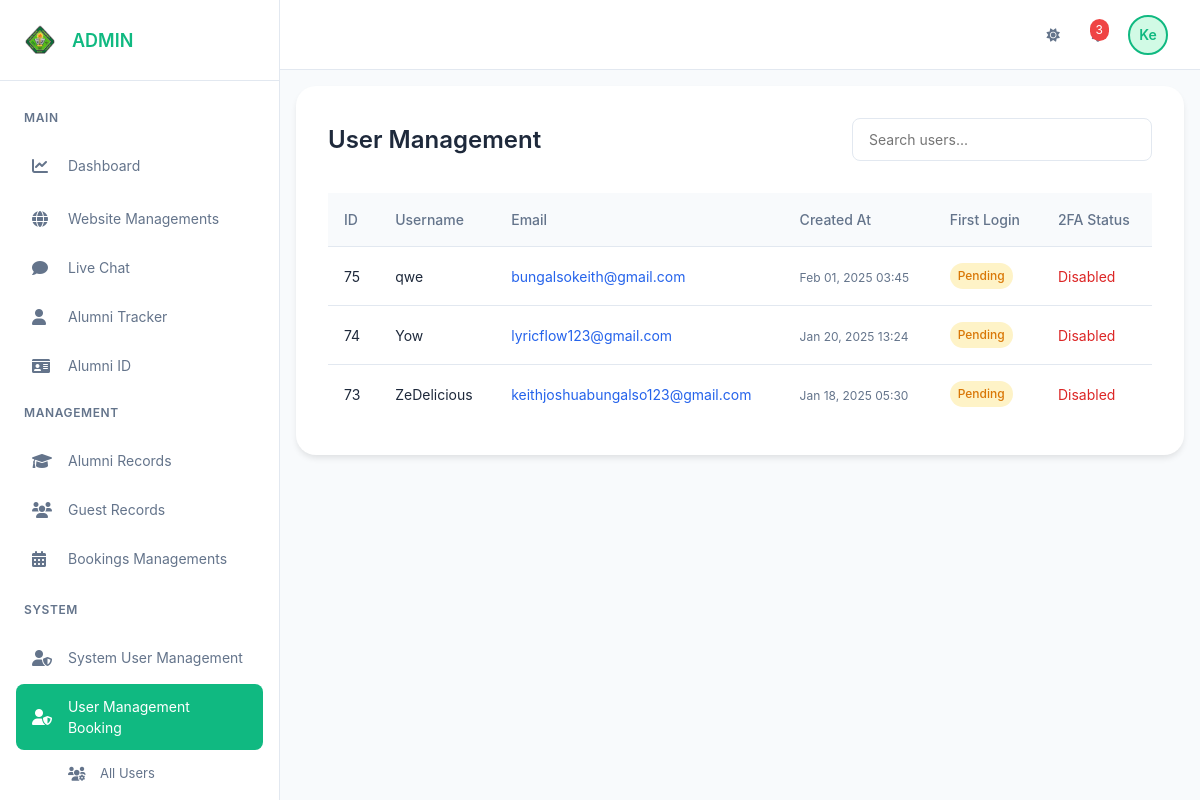
The page /Dashboard.php?section=all-users-bookings (signed in) on the database as committed earlier.
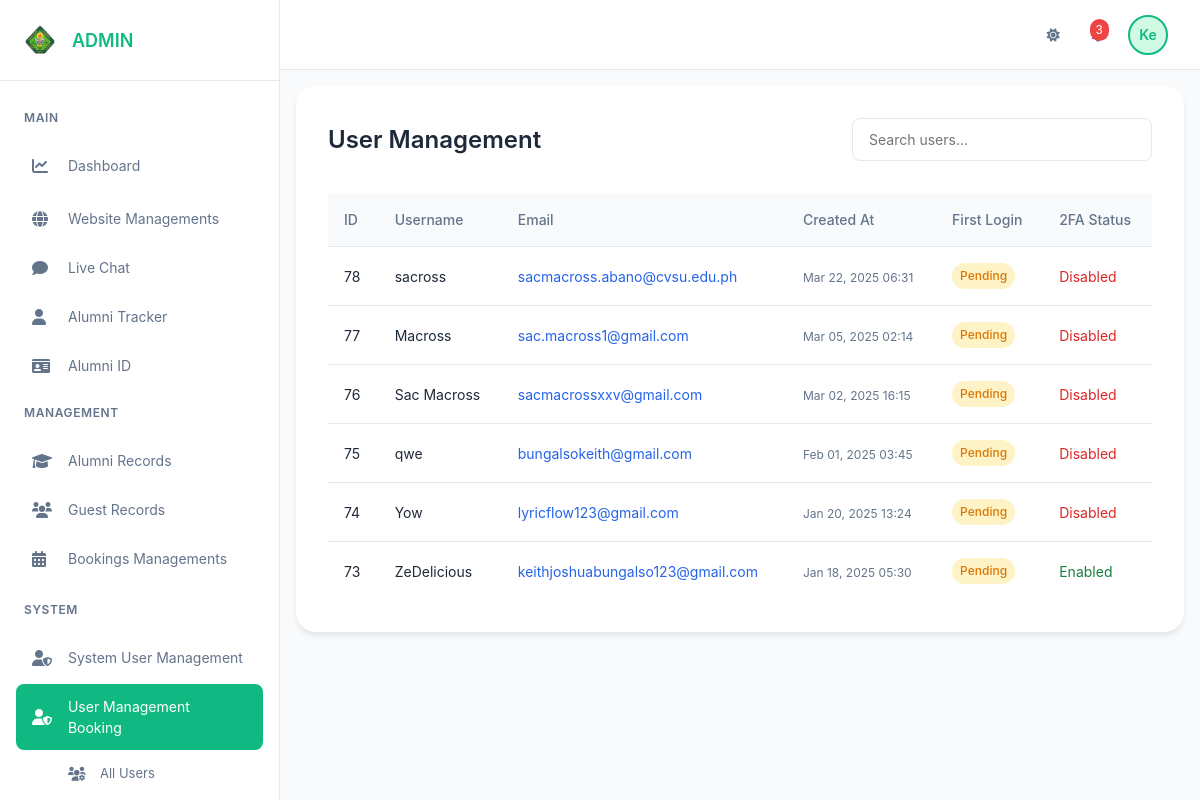
The same page on the database as committed later.
### tables this page shows
CREATE TABLE `users` (
  `id` int(11) NOT NULL,
  `username` varchar(50) NOT NULL,
  `email` varchar(100) NOT NULL,
  `password` varchar(255) NOT NULL,
  `created_at` timestamp NOT NULL DEFAULT current_timestamp(),
  `first_login` tinyint(1) DEFAULT 1,
  `session_token` varchar(255) DEFAULT NULL,
  `two_factor_auth` tinyint(1) DEFAULT 0
);

### admin/users/all-user.php (the view, shortened to what this page needs)
<?php
require_once 'main_db.php';
$sql = "SELECT `id`, `username`, `email`, `password`, `created_at`,
        `first_login`, `session_token`, `two_factor_auth`
        FROM `users` ORDER BY created_at DESC";
$result = $mysqli->query($sql);
?>
<!DOCTYPE html>
<html lang="en">
<head>
</head>
<body>
    <div class="umain-container">
        <div class="usr-header">
            <h1 class="usr-title">User Management</h1>
            <input type="text" class="usr-search" id="userSearch" placeholder="Search users...">
        </div>
        <table class="usr-table">
            <thead>
                <tr>
                    <th>ID</th>
                    <th>Username</th>
                    <th>Email</th>
                    <th>Created At</th>
                    <th>First Login</th>
                    <th>2FA Status</th>
                </tr>
            </thead>
            <tbody>
                <?php if ($result && $result->num_rows > 0): ?>
                    <?php while ($row = $result->fetch_assoc()): ?>
                        <tr>
                            <td><?php echo htmlspecialchars($row['id']); ?></td>
                            <td><?php echo htmlspecialchars($row['username']); ?></td>
                            <td>
                                <a href="mailto:<?php echo htmlspecialchars($row['email']); ?>" class="usr-email">
                                    <?php echo htmlspecialchars($row['email']); ?>
                                </a>
                            </td>
                            <td>
                                <span class="usr-timestamp">
                                    <?php echo date('M d, Y H:i', strtotime($row['created_at'])); ?>
                                </span>
                            </td>
                            <td>
                                <?php if ($row['first_login']): ?>
                                    <span class="usr-badge usr-badge-success">Completed</span>
                                <?php else: ?>
                                    <span class="usr-badge usr-badge-warning">Pending</span>
                                <?php endif; ?>
                            </td>
                            <td>
                                <?php if ($row['two_factor_auth']): ?>
                                    <span class="usr-2fa-enabled">Enabled</span>
                                <?php else: ?>
                                    <span class="usr-2fa-disabled">Disabled</span>
                                <?php endif; ?>
                            </td>
                        </tr>
                    <?php endwhile; ?>
                <?php endif; ?>
            </tbody>
        </table>
    </div>
</body>
</html>

Rows that differ between the two databases and show on the page:
added users: id "78", username "sacross", email "sacmacross.abano@cvsu.edu.ph", created_at "Mar 22, 2025 06:31", first_login "Pending", two_factor_auth "Disabled"
added users: id "77", username "Macross", email "sac.macross1@gmail.com", created_at "Mar 05, 2025 02:14", first_login "Pending", two_factor_auth "Disabled"
added users: id "76", username "Sac Macross", email "sacmacrossxxv@gmail.com", created_at "Mar 02, 2025 16:15", first_login "Pending", two_factor_auth "Disabled"
changed users "ZeDelicious": two_factor_auth "Disabled" → "Enabled"
